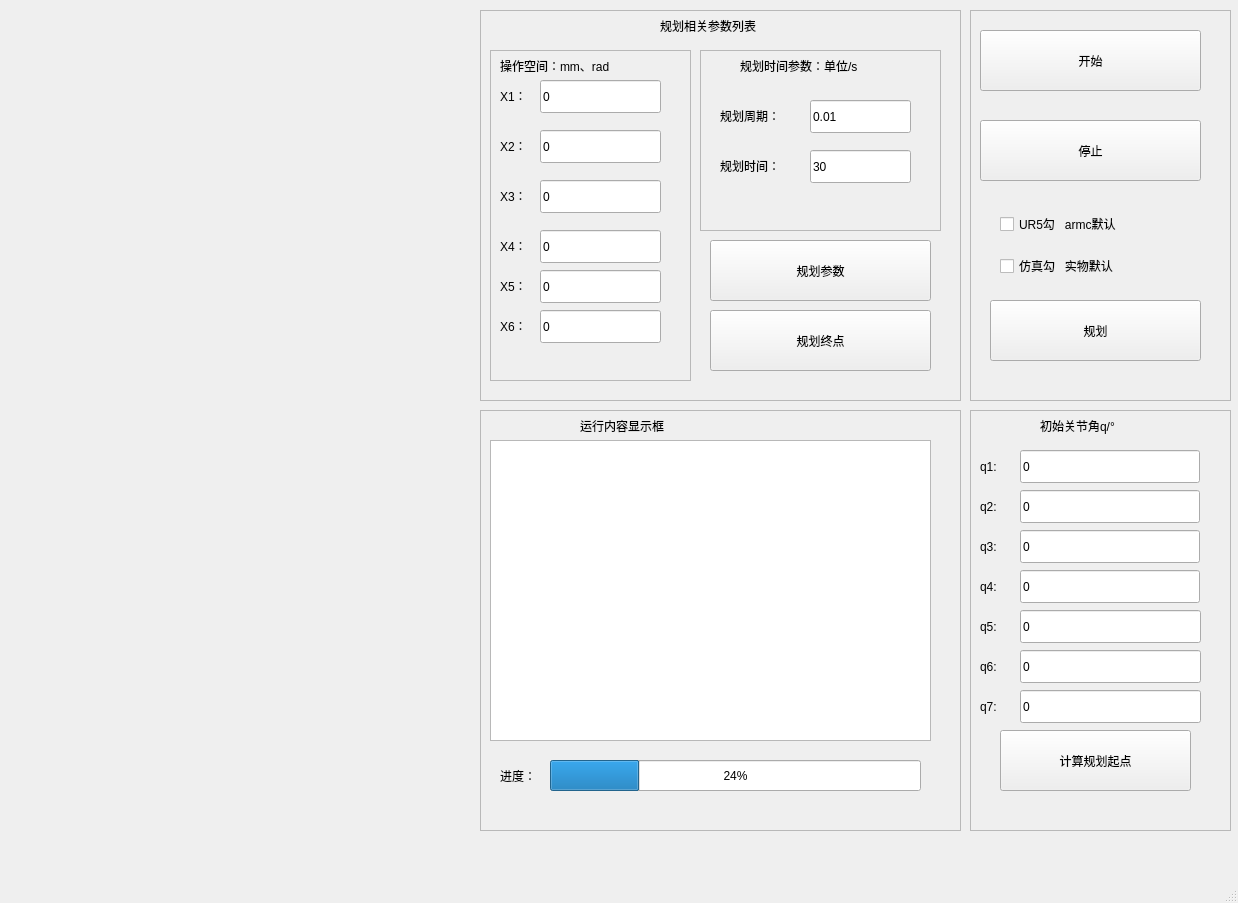
<?xml version="1.0" encoding="UTF-8"?>
<ui version="4.0">
 <class>MainWindow</class>
 <widget class="QMainWindow" name="MainWindow">
  <property name="geometry">
   <rect>
    <x>0</x>
    <y>0</y>
    <width>1238</width>
    <height>903</height>
   </rect>
  </property>
  <property name="windowTitle">
   <string>MainWindow</string>
  </property>
  <property name="iconSize">
   <size>
    <width>16</width>
    <height>16</height>
   </size>
  </property>
  <property name="animated">
   <bool>false</bool>
  </property>
  <widget class="QWidget" name="centralwidget">
   <widget class="QWidget" name="horizontalLayoutWidget">
    <property name="geometry">
     <rect>
      <x>10</x>
      <y>10</y>
      <width>451</width>
      <height>391</height>
     </rect>
    </property>
    <layout class="QHBoxLayout" name="horizontalLayout_1"/>
   </widget>
   <widget class="QWidget" name="horizontalLayoutWidget_2">
    <property name="geometry">
     <rect>
      <x>10</x>
      <y>410</y>
      <width>451</width>
      <height>421</height>
     </rect>
    </property>
    <layout class="QHBoxLayout" name="horizontalLayout_2"/>
   </widget>
   <widget class="QWidget" name="horizontalLayoutWidget_5">
    <property name="geometry">
     <rect>
      <x>480</x>
      <y>410</y>
      <width>481</width>
      <height>421</height>
     </rect>
    </property>
    <layout class="QHBoxLayout" name="horizontalLayout_5">
     <item>
      <widget class="QFrame" name="frame">
       <property name="frameShape">
        <enum>QFrame::StyledPanel</enum>
       </property>
       <property name="frameShadow">
        <enum>QFrame::Raised</enum>
       </property>
       <widget class="QTextEdit" name="textEdit">
        <property name="geometry">
         <rect>
          <x>10</x>
          <y>30</y>
          <width>441</width>
          <height>301</height>
         </rect>
        </property>
       </widget>
       <widget class="QLabel" name="label">
        <property name="geometry">
         <rect>
          <x>100</x>
          <y>0</y>
          <width>131</width>
          <height>31</height>
         </rect>
        </property>
        <property name="text">
         <string>运行内容显示框</string>
        </property>
       </widget>
       <widget class="QProgressBar" name="progressBar">
        <property name="geometry">
         <rect>
          <x>70</x>
          <y>350</y>
          <width>371</width>
          <height>31</height>
         </rect>
        </property>
        <property name="value">
         <number>24</number>
        </property>
       </widget>
       <widget class="QLabel" name="label_15">
        <property name="geometry">
         <rect>
          <x>20</x>
          <y>350</y>
          <width>51</width>
          <height>31</height>
         </rect>
        </property>
        <property name="text">
         <string>进度：</string>
        </property>
       </widget>
      </widget>
     </item>
    </layout>
   </widget>
   <widget class="QWidget" name="horizontalLayoutWidget_6">
    <property name="geometry">
     <rect>
      <x>480</x>
      <y>10</y>
      <width>481</width>
      <height>391</height>
     </rect>
    </property>
    <layout class="QHBoxLayout" name="horizontalLayout_6">
     <item>
      <widget class="QFrame" name="frame_4">
       <property name="frameShape">
        <enum>QFrame::StyledPanel</enum>
       </property>
       <property name="frameShadow">
        <enum>QFrame::Raised</enum>
       </property>
       <widget class="QWidget" name="verticalLayoutWidget_3">
        <property name="geometry">
         <rect>
          <x>220</x>
          <y>40</y>
          <width>241</width>
          <height>181</height>
         </rect>
        </property>
        <layout class="QVBoxLayout" name="verticalLayout_3">
         <item>
          <widget class="QFrame" name="frame_3">
           <property name="frameShape">
            <enum>QFrame::StyledPanel</enum>
           </property>
           <property name="frameShadow">
            <enum>QFrame::Raised</enum>
           </property>
           <widget class="QLabel" name="label_13">
            <property name="geometry">
             <rect>
              <x>40</x>
              <y>0</y>
              <width>181</width>
              <height>31</height>
             </rect>
            </property>
            <property name="text">
             <string>规划时间参数：单位/s</string>
            </property>
           </widget>
           <widget class="QLabel" name="label_14">
            <property name="geometry">
             <rect>
              <x>20</x>
              <y>100</y>
              <width>91</width>
              <height>31</height>
             </rect>
            </property>
            <property name="text">
             <string>规划时间：</string>
            </property>
           </widget>
           <widget class="QLineEdit" name="lineEdit_t">
            <property name="geometry">
             <rect>
              <x>110</x>
              <y>100</y>
              <width>101</width>
              <height>33</height>
             </rect>
            </property>
            <property name="text">
             <string>30</string>
            </property>
           </widget>
           <widget class="QLineEdit" name="lineEdit_T">
            <property name="geometry">
             <rect>
              <x>110</x>
              <y>50</y>
              <width>101</width>
              <height>33</height>
             </rect>
            </property>
            <property name="text">
             <string>0.01</string>
            </property>
           </widget>
           <widget class="QLabel" name="label_12">
            <property name="geometry">
             <rect>
              <x>20</x>
              <y>50</y>
              <width>91</width>
              <height>31</height>
             </rect>
            </property>
            <property name="text">
             <string>规划周期：</string>
            </property>
           </widget>
          </widget>
         </item>
        </layout>
       </widget>
       <widget class="QLabel" name="label_11">
        <property name="geometry">
         <rect>
          <x>180</x>
          <y>0</y>
          <width>151</width>
          <height>31</height>
         </rect>
        </property>
        <property name="text">
         <string>规划相关参数列表</string>
        </property>
       </widget>
       <widget class="QWidget" name="verticalLayoutWidget_4">
        <property name="geometry">
         <rect>
          <x>10</x>
          <y>40</y>
          <width>201</width>
          <height>331</height>
         </rect>
        </property>
        <layout class="QVBoxLayout" name="verticalLayout_5">
         <item>
          <widget class="QFrame" name="frame_2">
           <property name="frameShape">
            <enum>QFrame::StyledPanel</enum>
           </property>
           <property name="frameShadow">
            <enum>QFrame::Raised</enum>
           </property>
           <widget class="QLineEdit" name="lineEdit_x1">
            <property name="geometry">
             <rect>
              <x>50</x>
              <y>30</y>
              <width>121</width>
              <height>33</height>
             </rect>
            </property>
            <property name="text">
             <string>0</string>
            </property>
           </widget>
           <widget class="QLabel" name="label_16">
            <property name="geometry">
             <rect>
              <x>10</x>
              <y>30</y>
              <width>31</width>
              <height>31</height>
             </rect>
            </property>
            <property name="text">
             <string>X1：</string>
            </property>
           </widget>
           <widget class="QLabel" name="label_17">
            <property name="geometry">
             <rect>
              <x>10</x>
              <y>0</y>
              <width>181</width>
              <height>31</height>
             </rect>
            </property>
            <property name="text">
             <string>操作空间：mm、rad</string>
            </property>
           </widget>
           <widget class="QLabel" name="label_18">
            <property name="geometry">
             <rect>
              <x>10</x>
              <y>80</y>
              <width>31</width>
              <height>31</height>
             </rect>
            </property>
            <property name="text">
             <string>X2：</string>
            </property>
           </widget>
           <widget class="QLineEdit" name="lineEdit_x2">
            <property name="geometry">
             <rect>
              <x>50</x>
              <y>80</y>
              <width>121</width>
              <height>33</height>
             </rect>
            </property>
            <property name="text">
             <string>0</string>
            </property>
           </widget>
           <widget class="QLabel" name="label_19">
            <property name="geometry">
             <rect>
              <x>10</x>
              <y>130</y>
              <width>31</width>
              <height>31</height>
             </rect>
            </property>
            <property name="text">
             <string>X3：</string>
            </property>
           </widget>
           <widget class="QLineEdit" name="lineEdit_x3">
            <property name="geometry">
             <rect>
              <x>50</x>
              <y>130</y>
              <width>121</width>
              <height>33</height>
             </rect>
            </property>
            <property name="text">
             <string>0</string>
            </property>
           </widget>
           <widget class="QLabel" name="label_20">
            <property name="geometry">
             <rect>
              <x>10</x>
              <y>220</y>
              <width>31</width>
              <height>31</height>
             </rect>
            </property>
            <property name="text">
             <string>X5：</string>
            </property>
           </widget>
           <widget class="QLineEdit" name="lineEdit_x5">
            <property name="geometry">
             <rect>
              <x>50</x>
              <y>220</y>
              <width>121</width>
              <height>33</height>
             </rect>
            </property>
            <property name="text">
             <string>0</string>
            </property>
           </widget>
           <widget class="QLabel" name="label_21">
            <property name="geometry">
             <rect>
              <x>10</x>
              <y>260</y>
              <width>31</width>
              <height>31</height>
             </rect>
            </property>
            <property name="text">
             <string>X6：</string>
            </property>
           </widget>
           <widget class="QLineEdit" name="lineEdit_x6">
            <property name="geometry">
             <rect>
              <x>50</x>
              <y>260</y>
              <width>121</width>
              <height>33</height>
             </rect>
            </property>
            <property name="text">
             <string>0</string>
            </property>
           </widget>
           <widget class="QLineEdit" name="lineEdit_x4">
            <property name="geometry">
             <rect>
              <x>50</x>
              <y>180</y>
              <width>121</width>
              <height>33</height>
             </rect>
            </property>
            <property name="text">
             <string>0</string>
            </property>
           </widget>
           <widget class="QLabel" name="label_28">
            <property name="geometry">
             <rect>
              <x>10</x>
              <y>180</y>
              <width>31</width>
              <height>31</height>
             </rect>
            </property>
            <property name="text">
             <string>X4：</string>
            </property>
           </widget>
          </widget>
         </item>
        </layout>
       </widget>
       <widget class="QPushButton" name="button_begin_point">
        <property name="geometry">
         <rect>
          <x>230</x>
          <y>230</y>
          <width>221</width>
          <height>61</height>
         </rect>
        </property>
        <property name="text">
         <string>规划参数</string>
        </property>
        <property name="autoDefault">
         <bool>true</bool>
        </property>
       </widget>
       <widget class="QPushButton" name="button_end_point">
        <property name="geometry">
         <rect>
          <x>230</x>
          <y>300</y>
          <width>221</width>
          <height>61</height>
         </rect>
        </property>
        <property name="text">
         <string>规划终点</string>
        </property>
        <property name="autoDefault">
         <bool>true</bool>
        </property>
       </widget>
      </widget>
     </item>
    </layout>
   </widget>
   <widget class="QWidget" name="verticalLayoutWidget">
    <property name="geometry">
     <rect>
      <x>970</x>
      <y>410</y>
      <width>261</width>
      <height>421</height>
     </rect>
    </property>
    <layout class="QVBoxLayout" name="verticalLayout">
     <item>
      <widget class="QFrame" name="frame_6">
       <property name="frameShape">
        <enum>QFrame::StyledPanel</enum>
       </property>
       <property name="frameShadow">
        <enum>QFrame::Raised</enum>
       </property>
       <widget class="QLabel" name="label_4">
        <property name="geometry">
         <rect>
          <x>10</x>
          <y>160</y>
          <width>31</width>
          <height>33</height>
         </rect>
        </property>
        <property name="text">
         <string>q4:</string>
        </property>
       </widget>
       <widget class="QLineEdit" name="lineEdit_q5">
        <property name="geometry">
         <rect>
          <x>50</x>
          <y>200</y>
          <width>181</width>
          <height>33</height>
         </rect>
        </property>
        <property name="text">
         <string>0</string>
        </property>
       </widget>
       <widget class="QLabel" name="label_5">
        <property name="geometry">
         <rect>
          <x>10</x>
          <y>240</y>
          <width>31</width>
          <height>33</height>
         </rect>
        </property>
        <property name="text">
         <string>q6:</string>
        </property>
       </widget>
       <widget class="QLineEdit" name="lineEdit_q6">
        <property name="geometry">
         <rect>
          <x>50</x>
          <y>240</y>
          <width>181</width>
          <height>33</height>
         </rect>
        </property>
        <property name="text">
         <string>0</string>
        </property>
       </widget>
       <widget class="QLabel" name="label_6">
        <property name="geometry">
         <rect>
          <x>10</x>
          <y>280</y>
          <width>31</width>
          <height>33</height>
         </rect>
        </property>
        <property name="text">
         <string>q7:</string>
        </property>
       </widget>
       <widget class="QLineEdit" name="lineEdit_q7">
        <property name="geometry">
         <rect>
          <x>50</x>
          <y>280</y>
          <width>181</width>
          <height>33</height>
         </rect>
        </property>
        <property name="text">
         <string>0</string>
        </property>
       </widget>
       <widget class="QLineEdit" name="lineEdit_q4">
        <property name="geometry">
         <rect>
          <x>50</x>
          <y>160</y>
          <width>180</width>
          <height>33</height>
         </rect>
        </property>
        <property name="text">
         <string>0</string>
        </property>
       </widget>
       <widget class="QLabel" name="label_7">
        <property name="geometry">
         <rect>
          <x>10</x>
          <y>200</y>
          <width>31</width>
          <height>33</height>
         </rect>
        </property>
        <property name="text">
         <string>q5:</string>
        </property>
       </widget>
       <widget class="QLabel" name="label_3">
        <property name="geometry">
         <rect>
          <x>70</x>
          <y>0</y>
          <width>121</width>
          <height>31</height>
         </rect>
        </property>
        <property name="text">
         <string>初始关节角q/°</string>
        </property>
       </widget>
       <widget class="QLabel" name="label_8">
        <property name="geometry">
         <rect>
          <x>10</x>
          <y>120</y>
          <width>31</width>
          <height>33</height>
         </rect>
        </property>
        <property name="text">
         <string>q3:</string>
        </property>
       </widget>
       <widget class="QLineEdit" name="lineEdit_q3">
        <property name="geometry">
         <rect>
          <x>50</x>
          <y>120</y>
          <width>180</width>
          <height>33</height>
         </rect>
        </property>
        <property name="text">
         <string>0</string>
        </property>
       </widget>
       <widget class="QLabel" name="label_9">
        <property name="geometry">
         <rect>
          <x>10</x>
          <y>80</y>
          <width>31</width>
          <height>33</height>
         </rect>
        </property>
        <property name="text">
         <string>q2:</string>
        </property>
       </widget>
       <widget class="QLineEdit" name="lineEdit_q2">
        <property name="geometry">
         <rect>
          <x>50</x>
          <y>80</y>
          <width>180</width>
          <height>33</height>
         </rect>
        </property>
        <property name="text">
         <string>0</string>
        </property>
       </widget>
       <widget class="QLabel" name="label_10">
        <property name="geometry">
         <rect>
          <x>10</x>
          <y>40</y>
          <width>31</width>
          <height>33</height>
         </rect>
        </property>
        <property name="text">
         <string>q1:</string>
        </property>
       </widget>
       <widget class="QLineEdit" name="lineEdit_q1">
        <property name="geometry">
         <rect>
          <x>50</x>
          <y>40</y>
          <width>180</width>
          <height>33</height>
         </rect>
        </property>
        <property name="text">
         <string>0</string>
        </property>
       </widget>
       <widget class="QPushButton" name="button_plan__begin">
        <property name="geometry">
         <rect>
          <x>30</x>
          <y>320</y>
          <width>191</width>
          <height>61</height>
         </rect>
        </property>
        <property name="text">
         <string>计算规划起点</string>
        </property>
        <property name="autoDefault">
         <bool>true</bool>
        </property>
       </widget>
       <zorder>lineEdit_q4</zorder>
       <zorder>label_4</zorder>
       <zorder>lineEdit_q5</zorder>
       <zorder>label_7</zorder>
       <zorder>label_5</zorder>
       <zorder>lineEdit_q6</zorder>
       <zorder>label_6</zorder>
       <zorder>lineEdit_q7</zorder>
       <zorder>label_3</zorder>
       <zorder>label_8</zorder>
       <zorder>lineEdit_q3</zorder>
       <zorder>label_9</zorder>
       <zorder>lineEdit_q2</zorder>
       <zorder>label_10</zorder>
       <zorder>lineEdit_q1</zorder>
       <zorder>button_plan__begin</zorder>
      </widget>
     </item>
    </layout>
   </widget>
   <widget class="QWidget" name="verticalLayoutWidget_2">
    <property name="geometry">
     <rect>
      <x>970</x>
      <y>10</y>
      <width>261</width>
      <height>391</height>
     </rect>
    </property>
    <layout class="QVBoxLayout" name="verticalLayout_2">
     <item>
      <widget class="QFrame" name="frame_5">
       <property name="frameShape">
        <enum>QFrame::StyledPanel</enum>
       </property>
       <property name="frameShadow">
        <enum>QFrame::Raised</enum>
       </property>
       <widget class="QPushButton" name="button_begin">
        <property name="geometry">
         <rect>
          <x>10</x>
          <y>20</y>
          <width>221</width>
          <height>61</height>
         </rect>
        </property>
        <property name="text">
         <string>开始</string>
        </property>
        <property name="iconSize">
         <size>
          <width>16</width>
          <height>16</height>
         </size>
        </property>
        <property name="autoRepeat">
         <bool>false</bool>
        </property>
        <property name="autoExclusive">
         <bool>false</bool>
        </property>
        <property name="autoRepeatDelay">
         <number>400</number>
        </property>
        <property name="autoRepeatInterval">
         <number>200</number>
        </property>
        <property name="autoDefault">
         <bool>true</bool>
        </property>
        <property name="flat">
         <bool>false</bool>
        </property>
       </widget>
       <widget class="QPushButton" name="button_end">
        <property name="geometry">
         <rect>
          <x>10</x>
          <y>110</y>
          <width>221</width>
          <height>61</height>
         </rect>
        </property>
        <property name="text">
         <string>停止</string>
        </property>
        <property name="autoDefault">
         <bool>true</bool>
        </property>
       </widget>
       <widget class="QWidget" name="layoutWidget_2">
        <property name="geometry">
         <rect>
          <x>30</x>
          <y>190</y>
          <width>191</width>
          <height>91</height>
         </rect>
        </property>
        <layout class="QVBoxLayout" name="verticalLayout_4">
         <item>
          <widget class="QCheckBox" name="checkBox_UR5">
           <property name="text">
            <string>UR5勾   armc默认</string>
           </property>
          </widget>
         </item>
         <item>
          <widget class="QCheckBox" name="checkBox_gazebo">
           <property name="text">
            <string>仿真勾   实物默认</string>
           </property>
          </widget>
         </item>
        </layout>
       </widget>
       <widget class="QPushButton" name="button_plan">
        <property name="geometry">
         <rect>
          <x>20</x>
          <y>290</y>
          <width>211</width>
          <height>61</height>
         </rect>
        </property>
        <property name="text">
         <string>规划</string>
        </property>
        <property name="autoDefault">
         <bool>true</bool>
        </property>
       </widget>
      </widget>
     </item>
    </layout>
   </widget>
  </widget>
  <widget class="QMenuBar" name="menubar">
   <property name="geometry">
    <rect>
     <x>0</x>
     <y>0</y>
     <width>1238</width>
     <height>35</height>
    </rect>
   </property>
   <property name="defaultUp">
    <bool>false</bool>
   </property>
  </widget>
  <widget class="QStatusBar" name="statusbar"/>
 </widget>
 <resources/>
 <connections/>
</ui>
